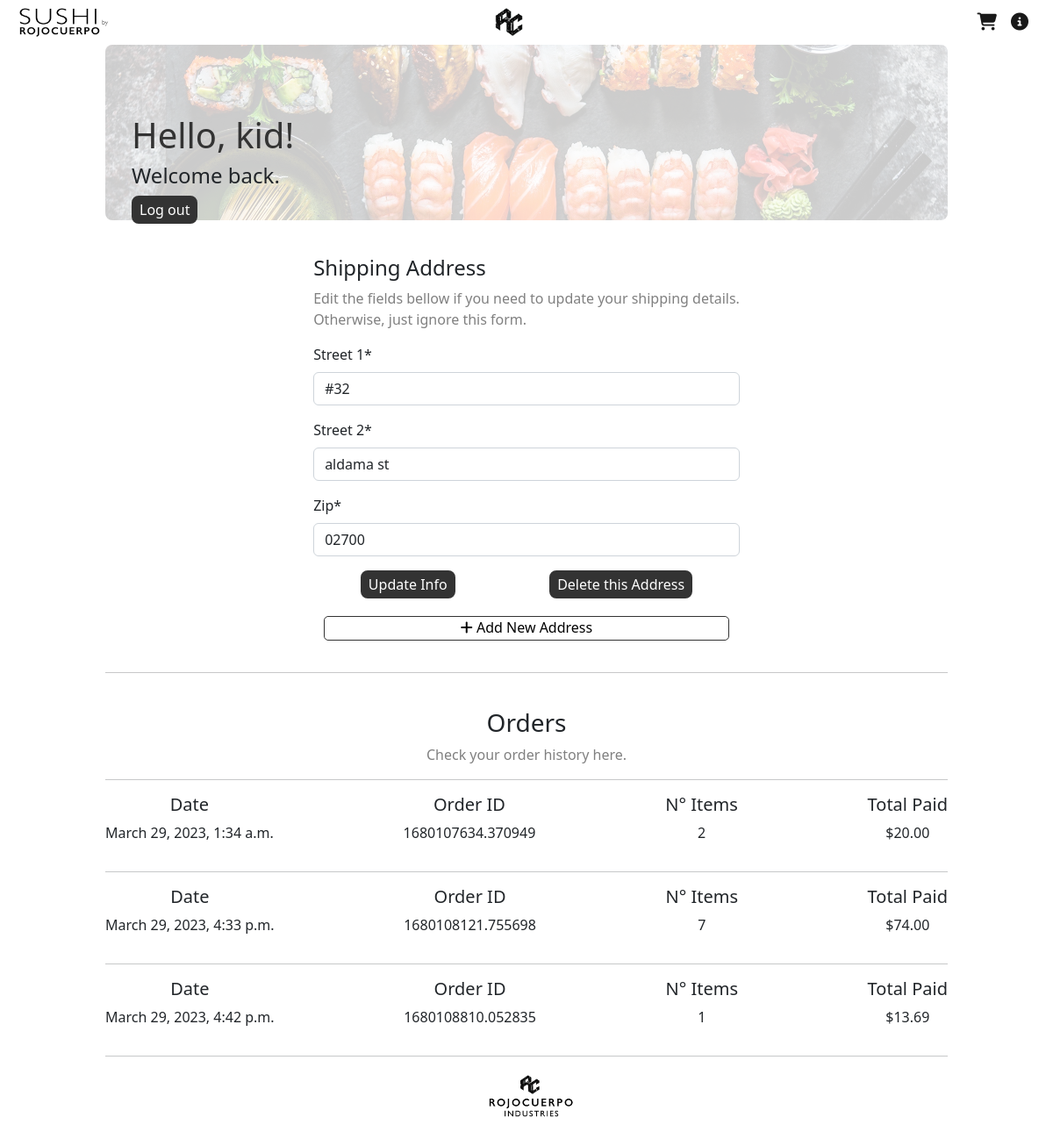
Page /dashboard (signed in) on the committed database.
### main/models.py (models this page shows, shortened)
class ShippingAddress(models.Model):
    customer = models.ForeignKey(User, on_delete=models.CASCADE, blank=True, null=True)
    street_1 = models.CharField(max_length=100, null=False, unique=False)
    street_2 = models.CharField(max_length=100, null=False, unique=False)
    zip = models.CharField(max_length=100, null=False, unique=False)
    date = models.DateTimeField(auto_now_add=True)

class Order(models.Model):
    customer = models.ForeignKey(User, on_delete=models.CASCADE, blank=True, null=True)
    complete = models.BooleanField(default=False, null=True, blank=True)
    order_id = models.CharField(max_length=200)
    date = models.DateTimeField(auto_now_add=True)
    @property
    def get_total_price(self):
        items = self.orderitem_set.all()
        total = sum([float(item.get_total) for item in items])
        return "{:.2f}".format(total)
    @property
    def get_total_items(self):
        items = self.orderitem_set.all()
        total = sum([item.quantity for item in items])
        return total

class OrderItem(models.Model):
    product = models.ForeignKey(Product, on_delete=models.SET_NULL, blank=True, null=True)
    order = models.ForeignKey(Order, on_delete=models.SET_NULL, blank=True, null=True)
    quantity = models.IntegerField(default=0, null=True, blank=True)
    date = models.DateTimeField(auto_now_add=True)
    @property
    def get_total(self):
        total = self.product.price * self.quantity
        return "{:.2f}".format(total)

class Product(models.Model):
    name = models.CharField(max_length=200)
    description = models.TextField()
    price = models.DecimalField(max_digits=7, decimal_places=2)
    img = models.ImageField(null=False, blank=True, upload_to='products/', default=None)
    tag = models.ManyToManyField(Tag, blank=True, related_name='product')
    slug = models.SlugField(max_length=50, unique=True, default=None)
    featured = models.BooleanField(default=False)

### main/views.py (the view)
# urls.py: path('dashboard', v.dashboard, name="dashboard"),
def dashboard(request):
    context = {}
    if request.user.is_authenticated:
        customer = request.user
        orders = m.Order.objects.filter(customer=customer, complete=True)
        context['orders'] = orders
        if request.POST:
            shipping_form = f.ShippingForm(request.POST)
            if shipping_form.is_valid():
                new_address = m.ShippingAddress(
                    customer=request.user,
                    street_1=shipping_form['street_1'].data,
                    street_2=shipping_form['street_2'].data,
                    zip=shipping_form['zip'].data
                )
                new_address.save()
            return redirect(reverse('dashboard'))
        else:
            try:
                address = m.ShippingAddress.objects.filter(customer=request.user.id)
                if len(address) > 1:
                    shipping_form = f.ShippingForm()
                    context['shipping_form'] = shipping_form
                    context['multiple_address'] = address
                    return render(request, "main/dashboard.html", context=context)
                if len(address) == 1:
                    data = {'street_1': address[0].street_1,
                            'street_2': address[0].street_2,
                            'zip': address[0].zip}
                    shipping_form = f.ShippingForm(data)
                    context['shipping_form'] = shipping_form
                    context['single_address'] = address[0]
                    return render(request, "main/dashboard.html", context=context)
                else:
                    shipping_form = f.ShippingForm()
                    context['no_address'] = True
                    context['shipping_form'] = shipping_form
                    return render(request, "main/dashboard.html", context=context)
            except Exception as e:
                print(e)
            return render(request, "main/dashboard.html", context=context)
    else:
        return redirect(reverse('home'))

### main/forms.py
class ShippingForm(forms.ModelForm):
    class Meta:
        model = m.ShippingAddress
        fields = ['street_1', 'street_2', 'zip']
        labels = {
            'street_1': _('Street 1'),
            'street_2': _('Street 2'),
            'zip': _('Zip')
        }

### main/templates/main/dashboard.html (shortened to what this page needs)
{% extends 'base.html' %}
{% load static %}
{% load crispy_forms_tags %}
{% block icons %}
    <li class="nav-item ms-auto" >
        <a class="navbar-brand" style="" href="{% url 'cart' %}">
            <i class="fa-solid fa-cart-shopping"></i>
        </a>
    </li>
    <li class="nav-item ms-auto" >
        <a class="navbar-brand" style="" href="{% url 'about' %}">
            <i class="fa-solid fa-circle-info"></i>
        </a>
    </li>
{% endblock %}
{% block body %}
<div class="main-container">
    <div class="register-presentation-img-container">
        <img class="register-img" src="{% static 'images/cover.jpeg' %}">
        <div class="presentation-text">
            <h1 class="display-fonts">
                Hello, {{user.first_name}}!
            </h1>
             {% if messages %}
                    {% for message in messages %}
                    <h4 class="{{message.tags}}">{{ message }}</h4>
                    {% endfor %}
            {% else %}
            <h4>
                Welcome back.
            </h4>
            {% endif %}
            <div class="log-out-button-container" >
                <a href="{% url 'logout' %}" >
                    <button type="button" class="logout-button" >Log out</button>
                </a>
            </div>
        </div>
    </div>
</div>
{% if single_address %}
    <div class="main-container">
        <div class="checkout-billing-info-container">
            <div class="register-form-pt2">
                <h4>
                    Shipping Address
                </h4>
                <p style="color: grey;">
                    Edit the fields bellow if you need to update your
                    shipping details.
                    <br>
                    Otherwise, just ignore this form.
                </p>
                <form id="form" method="post" action="{% url 'dashboard' %}">
                    {{ shipping_form|crispy }}
                </form>
                <div class="dashboard-address-buttons">
                    <button form="form" type="submit" class="add-button"> Update Info </button>
                    <button class="danger" onclick="deleteAddress({{ single_address.id }})"> Delete this Address </button>
                </div>
                <div class="add-new-address-container">
                    <button class="save" onclick="openPopUp()"> <i class="fa-solid fa-plus"></i> Add New Address </button>
                </div>
            </div>
        </div>
    </div>
{% endif %}
<div class="main-container">
    <hr>
    <div class="check-orders-container">
        <h3>
            Orders
        </h3>
        <p style="color: grey;">
            Check your order history here.
        </p>
        <hr>
        {% for i in orders %}
        <div class="orders-container">
            <div>
                <h5>Date</h5>
                <p>{{ i.date }}</p>
            </div>
            <div>
                <h5>Order ID</h5>
                <p>{{ i.order_id }}</p>
            </div>
            <div>
                <h5>N° Items</h5>
                <p>{{ i.get_total_items }}</p>
            </div>
            <div>
                <h5>Total Paid</h5>
                <p>${{ i.get_total_price }}</p>
            </div>
        </div>
        <hr>
        {% endfor %}
    </div>
</div>
{% endblock %}

### templates/base.html (shortened to what this page needs)
<!DOCTYPE html>
{% load static %}
{% load crispy_forms_tags %}
<html lang="en">
<head>
    <link rel="stylesheet" href="{% static 'css/styles.css' %}">
    <link href="https://cdn.jsdelivr.net/npm/bootstrap@5.2.1/dist/css/bootstrap.min.css" rel="stylesheet"
>
</head>
<body style="min-height: 100vh;
            display: flex;
            flex-direction: column;">
<nav class="navbar navbar-expand-lg bg-white sticky-top">
  <div class="container-fluid">
      <div class="title-navbar">
          <a class="nav-link active link-for-title-navbar" href="{% url 'home' %}">
                <div class="navbar-sushi-img">
                    <img class="sushi-img" src="{% static 'images/sushi.jpg' %}">
                </div>
          </a>
      </div>
      <img src="{% static 'images/monogram-smol.png' %}" class="monogram">
     <div class="collapse navbar-collapse ms-auto" id="navbarNav">
        <ul class="navbar-nav ms-auto" style="align-items: center; display: flex;">
            {% block icons %}
            {% endblock %}
        </ul>
     </div>
  </div>
</nav>
{% block body %}
{% endblock %}
</body>
<footer class="mt-auto">
    <div class="footer-div">
        <img class="footer-img" src="{% static 'images/rci.png' %}">
    </div>
   </footer>
</html>

### static/css/styles.css (style rules this page uses)
.title-navbar { display: flex; flex-direction: row; justify-content: space-between; width: 50px; }
.link-for-title-navbar { margin-left: 8px; }
.navbar-sushi-img { width: 105px; }
.sushi-img { width: 100%; }
.monogram { height: 32px; position: absolute; left:47% }
.mt-auto { display:flex; justify-content: center; }
.footer-div { display: flex; align-items: flex-end text-align: center; width: 90px; margin-bottom: 20px; }
.footer-img { width: 100px; }
.main-container { margin: 0% 10% 0% 10%; }
.display-fonts { color: #333 }
.add-button { background: #333; color: white; border-color: #333; border: #333 solid; border-radius: 8px; }
.register-presentation-img-container { width: 100%; height: 200px; }
.register-img { border-radius: 8px; opacity: 0.2; width: 100%; height: 200px; object-fit: cover; }
.presentation-text { padding-left: 30px; width: 70%; overflow: hidden; position: absolute; top: 10%; }
.log-out-button-container { height: 50px; }
.logout-button { background: #333; color: white; border: #333 solid; border-radius: 8px; }
.check-orders-container { text-align: center; margin-top: 40px; }
.dashboard-address-buttons { display: flex; justify-content: space-around; }
.checkout-billing-info-container { margin-top: 40px; }
.add-new-address-container { margin-top: 20px; text-align: center; }
.orders-container { display: flex; justify-content: space-between; flex-wrap: wrap; }
button.danger { cursor: pointer; position: relative; color: white; background: #333; border-radius: 5px; border: solid #333; border-radius: 8px; }
.save { margin: 0px 0px 20px 0px; width: 95%; border: solid #333; border-width: thin; }
button.save { cursor: pointer; position: relative; background: white; border-radius: 5px; border-color: #333; padding: 0 5px; padding-bottom: 2px; }
.checkout-billing-info-container { display: flex; flex-wrap: wrap; justify-content: space-around; }

### rows in the picture
ShippingAddress: street_1 "#32", street_2 "aldama st", zip "02700"
Order: date "March 29, 2023, 1:34 a.m.", order_id "1680107634.370949", get_total_items "2", get_total_price "20.00"
Order: date "March 29, 2023, 4:33 p.m.", order_id "1680108121.755698", get_total_items "7", get_total_price "74.00"
Order: date "March 29, 2023, 4:42 p.m.", order_id "1680108810.052835", get_total_items "1", get_total_price "13.69"

### other values in the picture
{{ user.first_name }} "kid"
